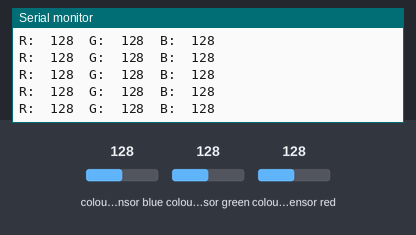
The sketch below on a simulated Arduino Uno, built with avr-gcc and run on an emulated ATmega328P. Parts: the last lines printed to the serial monitor. Inputs (shaded band) come from the test bench; at power-on: colour sensor blue 128, colour sensor green 128, colour sensor red 128.

Above: at 3.2 s.
3.3 s: colour sensor blue set to 5
At 3.44 s:
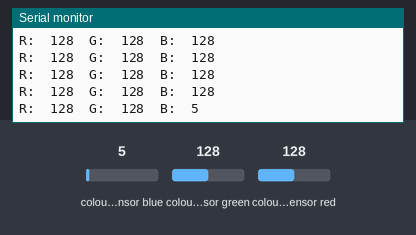
4.8 s: colour sensor green set to 5
At 4.88 s:
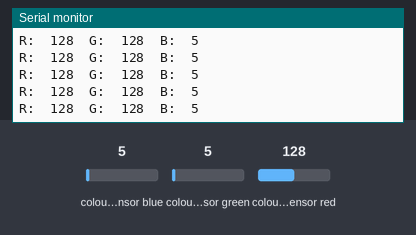
6.3 s: colour sensor red set to 5
At 6.32 s:
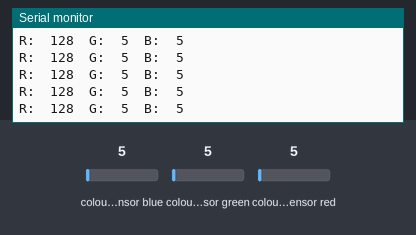

Measured:
- after the input at 3.3 s, the serial monitor: prints a new line at once (image 1)

The sketch:

colorviewCollector.ino
```cpp
#include <Wire.h>
#include "Adafruit_TCS34725.h"

Adafruit_TCS34725 tcs = Adafruit_TCS34725(TCS34725_INTEGRATIONTIME_50MS, TCS34725_GAIN_4X);

void setup() {
  Serial.begin(9600);
  //Serial.println("Color View Test!");

  if (tcs.begin()) {
    //Serial.println("Found sensor");
  } else {
    Serial.println("No TCS34725 found ... check your connections");
    while (1); // halt!
  }
  delay(2000);
  Serial.println("start");
}

// The commented out code in loop is example of getRawData with clear value.
// Processing example colorview.pde can work with this kind of data too, but It requires manual conversion to
// [0-255] RGB value. You can still uncomments parts of colorview.pde and play with clear value.
void loop() {
  float red, green, blue;

  tcs.setInterrupt(false);  // turn on LED

  delay(60);  // takes 50ms to read

  tcs.getRGB(&red, &green, &blue);

  tcs.setInterrupt(true);  // turn off LED

  Serial.print("R:\t"); Serial.print(int(red));
  Serial.print("\tG:\t"); Serial.print(int(green));
  Serial.print("\tB:\t"); Serial.print(int(blue));

  //  Serial.print("\t");
  //  Serial.print((int)red, HEX); Serial.print((int)green, HEX); Serial.print((int)blue, HEX);
  Serial.print("\n");

  //  uint16_t red, green, blue, clear;
  //
  //  tcs.setInterrupt(false);  // turn on LED
  //
  //  delay(60);  // takes 50ms to read
  //
  //  tcs.getRawData(&red, &green, &blue, &clear);
  //
  //  tcs.setInterrupt(true);  // turn off LED
  //
  //  Serial.print("C:\t"); Serial.print(int(clear));
  //  Serial.print("R:\t"); Serial.print(int(red));
  //  Serial.print("\tG:\t"); Serial.print(int(green));
  //  Serial.print("\tB:\t"); Serial.print(int(blue));
  //  Serial.println();
}
```
